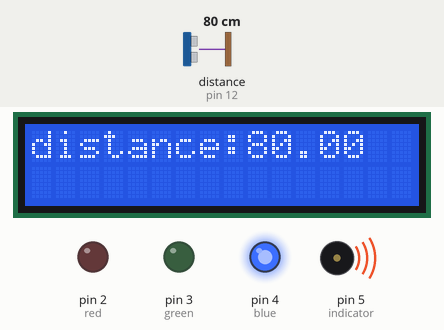
Simulated run of this sketch. Board: Arduino Uno, built with avr-gcc and run on an emulated ATmega328P. Parts: 16×2 character LCD, output pins drawn as LEDs (lit = HIGH), buzzer (waves = sounding). Wiring (from diagram.json): ultrasonic range finder: trigger pin 13; echo pin 12. Inputs (shaded band) come from the test bench; at power-on: distance to the obstacle (sensor on pin 12) 80 cm. The echo pulse lasts 58.3 µs per cm; pins used as bus, display or sensor lines are not drawn.

Above: at 1.2 s.
1.3 s: distance to the obstacle (sensor on pin 12) set to 2 cm
At 2.27 s:
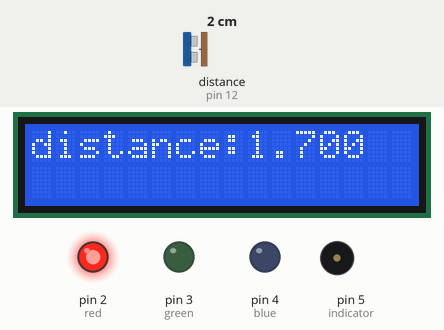
3.9 s: distance to the obstacle (sensor on pin 12) set to 35 cm
At 4.43 s:
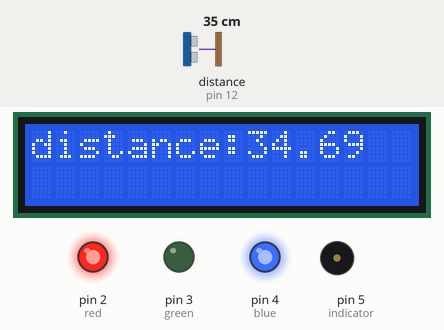
6.3 s: distance to the obstacle (sensor on pin 12) set to 120 cm
At 7.9 s:
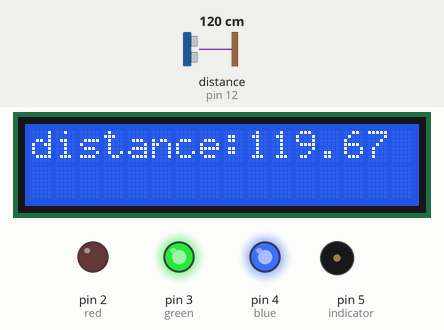
10.4 s: distance to the obstacle (sensor on pin 12) set to 250 cm
At 11.0 s:
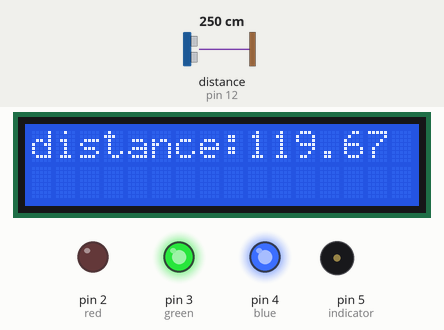
Timing chart, 0 to 13.4 s (numbered marks = the images above; inputs shaded):
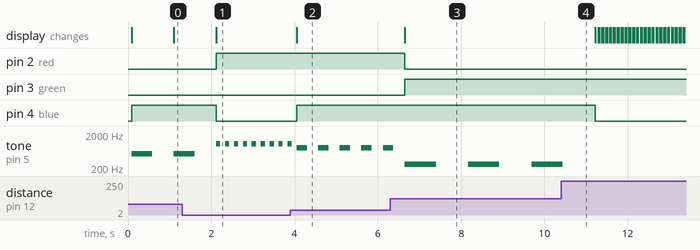

The sketch:

sketch.ino
```cpp
#include <LiquidCrystal_I2C.h>

//Display -- 16x2 (But I think it would would work the same with 20x4 I2C )
#define I2C_ADDRESS 0x27
#define LCD_COLUMNS 16
#define LCD_ROWS 2
LiquidCrystal_I2C lcd(I2C_ADDRESS, LCD_COLUMNS, LCD_ROWS);

//RBG
const int red = 2;
const int green = 3;
const int blue = 4;

//Sensor
const int trig = 13;
const int echo = 12;

//ouput choice
int indicator = 5;


void setup(){
  pinMode(red, OUTPUT);
  pinMode(green, OUTPUT);
  pinMode(blue, OUTPUT);

  pinMode(trig, OUTPUT);
  pinMode(echo, INPUT);

  pinMode(indicator, OUTPUT);

  lcd.begin(I2C_ADDRESS, LCD_COLUMNS, LCD_ROWS);
  lcd.setBacklight(HIGH);

}

void loop(){
   // Trigger the ultrasonic sensor
  digitalWrite(trig, LOW);
  delayMicroseconds(2);
  digitalWrite(trig, HIGH);
  delayMicroseconds(10);
  digitalWrite(trig, LOW);

  // Read the duration of the echo pulse
  long duration = pulseIn(echo, HIGH);

  // Convert the duration to distance (in centimeters)
  // Speed of sound is 343 meters per second, or 0.0343 cm/microsecond
  float distance = (duration * 0.0343) / 2;

  lcd.setCursor(0,0);
  lcd.print("distance:");
  lcd.setCursor(9,0);
  lcd.print(distance);

   if(distance < 25){
    digitalWrite(red, HIGH);
    digitalWrite(green, LOW);
    digitalWrite(blue, LOW);

    digitalWrite(indicator, HIGH);
    tone(5, 1048);
    delay(100);
    digitalWrite(indicator, LOW);
    noTone(5);
    delay(100);

  }else if(distance < 50){
    digitalWrite(red, HIGH);
    digitalWrite(green, LOW);
    digitalWrite(blue, HIGH);

    digitalWrite(indicator, HIGH);
    tone(indicator, 786);
    delay(250);
    digitalWrite(indicator, LOW);
    noTone(indicator);
    delay(250);

  } else if(distance < 100){
    digitalWrite(red, LOW);
    digitalWrite(green, LOW);
    digitalWrite(blue, HIGH);

    digitalWrite(indicator, HIGH);
    tone(indicator,524);
    delay(500);
    digitalWrite(indicator, LOW);
    noTone(indicator);
    delay(500);

  }else if(distance < 200){
    digitalWrite(red, LOW);
    digitalWrite(green, HIGH);
    digitalWrite(blue, HIGH);

    digitalWrite(indicator, HIGH);
    tone(indicator,262);
    delay(750);
    digitalWrite(indicator, LOW);
    noTone(indicator);
    delay(750);

  }else {
    digitalWrite(red, LOW);
    digitalWrite(green, HIGH);
    digitalWrite(blue, LOW);
    digitalWrite(indicator, LOW);
  }

}
```

Measured:
- after the input at 1.3 s, pin 2 (red): LOW → HIGH after 0.82 s; pin 4 (blue): HIGH → LOW after 0.82 s; the display: changes after 0.82 s (image 1)
- after the input at 3.9 s, pin 4 (blue): LOW → HIGH after 0.15 s; the display: changes after 0.15 s (image 2)
- after the input at 6.3 s, pin 2 (red): HIGH → LOW after 0.35 s; pin 3 (green): LOW → HIGH after 0.35 s; the display: changes after 0.35 s (image 3)
- after the input at 10.4 s, pin 4 (blue): HIGH → LOW after 0.83 s; tone on pin 5 (indicator): goes on until 10.4 s, then stays silent
- by itself, tone on pin 5 (indicator): repeats every 1.5 s: 262 Hz 0.75 s, silent 0.77 s
